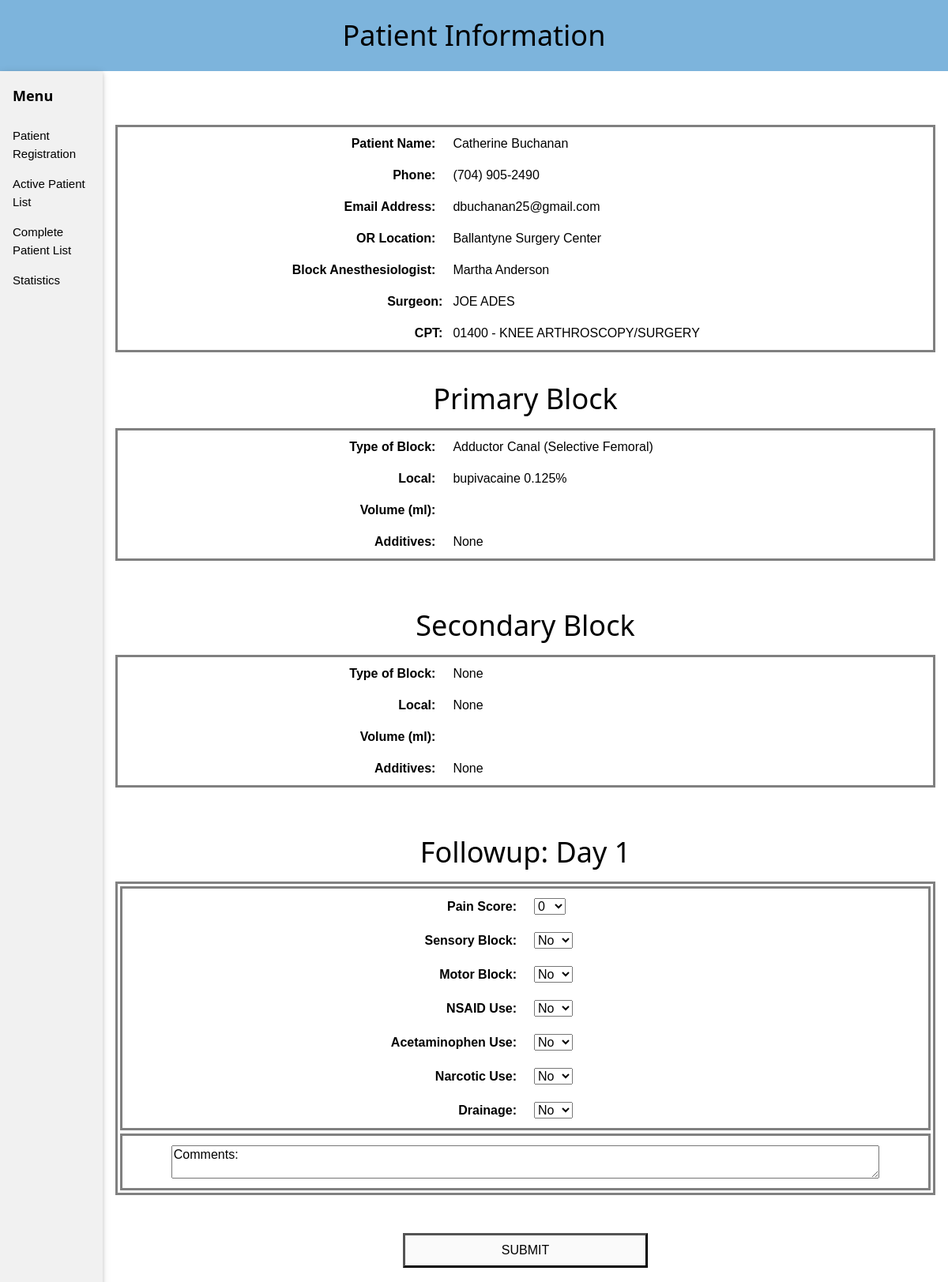
Screenshot of /specificpatient2.php?p=11 (signed in) with the database file from the repository.
### tables this page shows
CREATE TABLE `patients` (
  `id` int(11) NOT NULL,
  `fname` varchar(20) NOT NULL,
  `lname` varchar(30) NOT NULL,
  `phone` varchar(14) NOT NULL,
  `email` varchar(50) NOT NULL,
  `orlocID` int(11) NOT NULL,
  `anesthesiologistID` int(11) NOT NULL,
  `surgeonID` int(11) NOT NULL,
  `cptID` int(11) NOT NULL,
  `block1ID` int(11) NOT NULL,
  `drug1ID` int(11) NOT NULL,
  `vol1` int(11) NOT NULL,
  `addi1` varchar(50) DEFAULT NULL,
  `block2ID` int(11) NOT NULL,
  `drug2ID` int(11) NOT NULL,
  `vol2` int(11) NOT NULL,
  `addi2` varchar(50) DEFAULT NULL,
  `hournumber` int(11) NOT NULL,
  `daynumber` int(11) NOT NULL,
  `monthnumber` int(11) NOT NULL,
  `yearnumber` int(11) NOT NULL,
  `active` tinyint(1) NOT NULL,
  `painscore1` int(11) NOT NULL DEFAULT '-1',
  `motorblock1` tinyint(1) NOT NULL,
  `sensoryblock1` tinyint(1) NOT NULL,
  `nsaids1` tinyint(1) NOT NULL,
  `acetaminophen1` tinyint(1) NOT NULL,
  `narcotics1` tinyint(1) NOT NULL,
  `drainage1` int(11) NOT NULL,
  `comments1` varchar(300) NOT NULL,
  `painscore2` int(11) NOT NULL DEFAULT '-1',
  `sensoryblock2` tinyint(1) NOT NULL,
  `motorblock2` tinyint(1) NOT NULL,
  `nsaids2` tinyint(1) NOT NULL,
  `acetaminophen2` tinyint(1) NOT NULL,
  `narcotics2` tinyint(1) NOT NULL,
  `drainage2` tinyint(1) NOT NULL,
  `comments2` varchar(300) NOT NULL,
  `hournumberdone` int(11) NOT NULL,
  `daynumberdone` int(11) NOT NULL,
  `monthnumberdone` int(11) NOT NULL
);

CREATE TABLE `locations` (
  `id` int(11) NOT NULL,
  `location` varchar(80) NOT NULL
);

CREATE TABLE `users` (
  `id` int(11) NOT NULL DEFAULT '0',
  `last` varchar(20) DEFAULT NULL,
  `first` varchar(20) DEFAULT NULL,
  `username` varchar(5) DEFAULT NULL,
  `pass` char(40) DEFAULT NULL,
  `physician` tinyint(1) NOT NULL
);

CREATE TABLE `surgeons` (
  `surgeonLast` varchar(50) NOT NULL,
  `surgeonFirst` varchar(50) NOT NULL,
  `surgeonID` int(11) NOT NULL
);

CREATE TABLE `asa` (
  `id` int(11) NOT NULL,
  `asaCode` varchar(15) NOT NULL,
  `cptDescriptor` varchar(70) NOT NULL
);

CREATE TABLE `blocks` (
  `id` int(11) NOT NULL,
  `block` varchar(50) NOT NULL
);

CREATE TABLE `drug` (
  `id` int(11) NOT NULL,
  `med` varchar(50) NOT NULL
);

### specificpatient2.php (the view, shortened to what this page needs)
<?php
if (!isset($_SESSION['username']))
{
   require_once ('includes/login_functions.inc.php');
   $url = absolute_url();
   header("Location: $url");
   exit();
}
else
{
   $winwidth = $_SESSION['w'];
   $ptnum = $_GET['p'];
?>
<?php
$sp = "SELECT a.id, a.fname, a.lname, a.phone, a.email, b.location, c.surgeonFirst, c.surgeonLast, d.first, d.last, ".
      "       e.cptDescriptor, e.asaCode, f.block as block1, g.med as med1, h.block as block2, i.med as med2, a.monthnumber, a.daynumber, ".
      "       a.painscore1, a.painscore2 ".
      "FROM patients AS a ".
      "INNER JOIN locations AS b ON a.orlocID=b.id ".
      "INNER JOIN surgeons AS c ON a.surgeonID=c.surgeonID ".
      "INNER JOIN users AS d ON a.anesthesiologistID=d.id ".
      "INNER JOIN asa AS e ON a.cptID=e.id ".
      "INNER JOIN blocks AS f ON a.block1ID=f.id ".
      "INNER JOIN drug AS g ON g.id=a.drug1ID ".
      "INNER JOIN blocks AS h ON a.block2ID=h.id ".
      "INNER JOIN drug AS i ON i.id=a.drug2ID ".
      "WHERE a.id=".$ptnum;
$spa = mysqli_query($dbc, $sp);
$spb = mysqli_fetch_array($spa);
echo'
<html>
<title>Block</title>
<head>
    <meta name="viewport" content="width=device-width, initial-scale=1.0">
    <style>
    .row:after
    {
        content: "";
        display: table;
        clear: both;
    }
    </style>
<link rel="stylesheet" href="styles/stylew3.css" type="text/css">
</head>
<body>
<div class="row" style="background-color:#7db4dc;">
  <center><img src="includes/ProvidenceSmall.png" alt="PAA" height='.($winwidth*0.2369*.5*.7).'; width='.($winwidth*.5*.7).';" /></center>
  <div class="w3-padding w3-center"><h1>Patient Information</h1></div>
</div>
<div class="w3-sidebar w3-bar-block w3-light-grey w3-card" style="width:130px">
  <h5 class="w3-bar-item"><b>Menu</b></h5>
  <button class="w3-bar-item w3-button tablink" onclick="window.location.href=\'registration.php\'">Patient Registration</button>
  <button class="w3-bar-item w3-button tablink" onclick="window.location.href=\'patientinfo.php\'">Active Patient List</button>
  <button class="w3-bar-item w3-button tablink" onclick="window.location.href=\'comPtList.php\'">Complete Patient List</button>
  <button class="w3-bar-item w3-button tablink" onclick="window.location.href=\'statistics.php\'">Statistics</button>
</div>
<div style="margin-left:130px">
<br><br>
<div id="PtList" class="w3-container reg">';
if ($_SESSION['w'] > 925)
{
    echo'
        <br>
        <table style="border-style:solid; width:60%; margin-left:auto; margin-right:auto;">';
}
else
{
    echo'
        <br>
        <table style="border-style:solid; width:100%; margin-left:auto; margin-right:auto;">';
}
echo'
    <tr>
        <td style="width:40%; border:none; text-align:right; padding:10px;">
        <b>Patient Name:</b>
        <td style="width:60%; padding:10px;">'.
            $spb['fname'].' '.$spb['lname'].'
        </td>
    </tr>
    <tr>
        <td style="width:40%; border:none; text-align:right; padding:10px;">
        <b>Phone:</b>
        </td>
        <td style="width:60%; padding:10px;">'.
            $spb['phone'].'
        </td>
    </tr>
    <tr>
        <td style="width:40%; border:none; text-align:right; padding:10px;">
            <b>Email Address:</b>
        </td>
        <td style="width:60%; padding:10px;">'
            .$spb['email'].'
        </td>
    </tr>
    <tr>
        <td style="width:40%; text-align:right; padding:10px">
        <b>OR Location:</b>
        </td>
        <td style="width:60%; border:none; align:center; padding:10px">'.
            $spb['location'].'
        </td>
     </tr>
     <tr>
        <td style="width:40%; border:none; text-align:right; padding:10px;">
            <b>Block Anesthesiologist:</b>
        </td>
        <td style="border:none; width:60%; padding:10px">'.
            $spb['first'].' '.$spb['last'].'
        </td>
    </tr>
    </tr>
        <td style="width:40%; border:none; text-align:right">
            <b>Surgeon:</b>
        </td>
        <td style="border:none; width:60%; padding:10px">'.
            $spb['surgeonFirst'].' '.$spb['surgeonLast'].'
        </td>
     </tr>
     <tr>
        <td style="width:40%; border:none; text-align:right">
            <b>CPT:</b>
        </td>
        <td style="border:none; width:60%; padding:10px">'.
            $spb['asaCode'].' - '.$spb['cptDescriptor'].
        '</td>
    </tr>
</table>
<br>
<center>
<h1 class="h1log" style="text-align:left color:#000000">Primary Block</h1>';
if ($_SESSION['w'] > 925)
{
    echo'
    <table style="border-style:solid; width:60%; margin-left:auto; margin-right:auto;">';
}
else
{
    echo'
    <table style="border-style:solid; width:100%; margin-left:auto; margin-right:auto;">';
}
echo'
    <tr>
        <td style="width:40%; border:none; text-align:right; padding:10px">
            <b>Type of Block:</b>
        </td>
        <td style="border:none; width:60%; padding:10px">'.
            $spb['block1'].'
        </td>
    </tr>
    <tr>
        <td style="width:40%; border:none; text-align:right; padding:10px;">
            <b>Local:</b>
        </td>
        <td style="border:none; width:60%; padding:10px">'.
            $spb['med1'].'
        </td>
    </tr>
    <tr>
        <td style="width:40%; border:none; text-align:right; padding:10px">
            <b>Volume (ml):</b>
        </td>
        <td style="width:60%; padding:10px">'.
            $_SESSION['volume1'].'
        </td>
    </tr>
    <tr>
        <td style="width:40%; border:none; text-align:right; padding:10px;">
                <b>Additives:</b>
        </td>';
    if (isset($_SESSION['addi1']))
    {
       foreach($_SESSION['addi1'] as $a1)
       {
           switch($a1)
           {
                case "epi100":
                    $a11 = "Epinephrine 1:100,000";
                    break;
                case "epi200":
                    $a11 = "Epinephrine 1:200,000";
                    break;
                case "clonidine":
                    $a11 = "Clonidine";
                    break;
                case "dex":
                    $a11 = "Dexmedetomidine";
                    break;
                case "decadron":
                    $a11 = "Decadron";
                    break;
           }
           echo '<td style="width:60%; padding:10px">'.$a11.'</td></tr><tr><td style="width:40%; padding:10px"></td>';
       }
    }
    else
    {
        echo '<td style="width:60%; padding:10px">None</td>';
    }
echo'
        </tr>
    </table>
    <br>
    <br>';
if (isset($spb['block2']))
{
echo'
<center>
    <h1 class="h1log" style="text-align:left color:#000000">Secondary Block</h1>';
    if ($_SESSION['w'] > 925)
    {
        echo'
        <table style="border-style:solid; width:60%; margin-left:auto; margin-right:auto;">';
    }
    else
    {
        echo'
        <table style="border-style:solid; width:100%; margin-left:auto; margin-right:auto;">';
    }
    echo'
        <tr>
            <td style="width:40%; border:none; text-align:right; padding:10px">
                <b>Type of Block:</b>
            </td>
            <td style="border:none; width:60%; padding:10px">'.
                $spb['block2'].'
            </td>
        </tr>
        <tr>
            <td style="width:40%; border:none; text-align:right; padding:10px;">
                <b>Local:</b>
            </td>
            <td style="border:none; width:60%; padding:10px">'.
                $spb['med2'].'
            </td>
        </tr>
        <tr>
            <td style="width:40%; border:none; text-align:right; padding:10px">
                <b>Volume (ml):</b>
            </td>
            <td style="width:60%; padding:10px">'.
                $_SESSION['volume2'].'
            </td>
        </tr>
        <tr>
            <td style="width:40%; border:none; text-align:right; padding:10px;">
                    <b>Additives:</b>
            </td>';
        if (isset($_SESSION['addi2']))
        {
           foreach($_SESSION['addi2'] as $a2)
           {
               switch($a2)
               {
                    case "epi100":
                        $a22 = "Epinephrine 1:100,000";
                        break;
                    case "epi200":
                        $a22 = "Epinephrine 1:200,000";
                        break;
                    case "clonidine":
                        $a22 = "Clonidine";
                        break;
                    case "dex":
                        $a22 = "Dexmedetomidine";
                        break;
                    case "decadron":
                        $a22 = "Decadron";
                        break;
               }
               echo '<td style="width:60%; padding:10px">'.$a22.'</td></tr><tr><td style="width:40%; padding:10px"></td>';
           }
        }
        else
        {
            echo '<td style="width:60%; padding:10px">None</td>';
        }
}
echo'
        </tr>
    </table>
    <br><br>
    <center>';
if ($spb['painscore1'] > -1 && $spb['painscore2'] > -1)
{
}
else
{
    echo'
    <h1 class="h1log" style="text-align:left color:#000000">Followup: Day 1</h1>
    <form action="action_page_day1.php" method="post">';
    if ($_SESSION['w'] > 925)
    {
        echo'
        <table style="border-style:solid; width:60%; margin-left:auto; margin-right:auto;">';
    }
    else
    {
        echo'
        <table style="border-style:solid; width:100%; margin-left:auto; margin-right:auto;">';
    }
    echo'
    <tr>
    <td>
    <table style="border-style:solid; width:100%; margin-left:auto; margin-right:auto;">
        <tr>
            <td style="width:50%; border:none; text-align:right; padding:10px">
                <b>Pain Score: </b>
            </td>
            <td style="width:50%; border:none; padding:10px">
            <select name="pain1">';
            for ($x=0; $x<11; $x++)
            {
               echo '<option value='.$x.'>'.$x.'</option>';
            }
    echo'
            </select>
            </td>
        </tr>
        <tr>
            <td style="width:50%; border:none; text-align:right; padding:10px">
                <b>Sensory Block: </b>
            </td>
            <td style="width:50%; border:none; padding:10px">
            <select name="sensoryblock1">
               <option value="no">No</option><option value="yes">Yes</option>
            </select>
            </td>
        </tr>
        <tr>
            <td style="width:50%; border:none; text-align:right; padding:10px">
                <b>Motor Block: </b>
            </td>
            <td style="width:50%; border:none; padding:10px">
            <select name="motorblock1">
               <option value="no">No</option><option value="yes">Yes</option>
            </select>
            </td>
        </tr>
        <tr>
            <td style="width:50%; border:none; text-align:right; padding:10px">
                <b>NSAID Use: </b>
            </td>
            <td style="width:50%; border:none; padding:10px">
            <select name="nsaids1">
               <option value="no">No</option><option value="yes">Yes</option>
            </select>
            </td>
        </tr>
        <tr>
            <td style="width:50%; border:none; text-align:right; padding:10px">
                <b>Acetaminophen Use: </b>
            </td>
            <td style="width:50%; border:none; padding:10px">
            <select name="acetaminophen1">
               <option value="no">No</option><option value="yes">Yes</option>
            </select>
            </td>
        </tr>
        <tr>
            <td style="width:50%; border:none; text-align:right; padding:10px">
                <b>Narcotic Use: </b>
            </td>
            <td style="width:50%; border:none; padding:10px">
            <select name="narcotic1">
               <option value="no">No</option><option value="yes">Yes</option>
            </select>
            </td>
        </tr>
        <tr>
            <td style="width:50%; border:none; text-align:right; padding:10px">
                <b>Drainage: </b>
            </td>
            <td style="width:50%; border:none; padding:10px">
            <select name="drainage1">
               <option value="no">No</option><option value="yes">Yes</option>
            </select>
            </td>
        </tr>
    </table>
    </td>
    </tr>
    <tr>
    <td>
    <table style="border-style:solid; width:100%; margin-left:auto; margin-right:auto;">
        <tr>
            <td style="width:100%; padding:10px; margin-left:auto; margin-right:auto;">
                <textarea style="width: 90%; height: 10%; margin: 0 auto; display: block;" name="comments1">'.
                'Comments: '.
                '</textarea>
            </td>
        </tr>
    </table>
    </td>
    </tr>
    </table>
    <br><br>
    <table style="width:100%">
        <tr>
            <td align="center">
            <input type="submit" name="day1" value="SUBMIT" class="btn">
            </td>
        </tr>
    </table>
    </form>
    </div>';
}
?>
<?php
echo'
</body>
</html>';
}
?>

### rows the page displays
patients: fname "Catherine", lname "Buchanan", phone "(704) 905-2490", email "dbuchanan25@gmail.com", locations.location "Ballantyne Surgery Center", users.first "Martha", users.last "Anderson", surgeonID.surgeonFirst "JOE", surgeonID.surgeonLast "ADES", asa.asaCode "01400", asa.cptDescriptor "KNEE ARTHROSCOPY/SURGERY", blocks.block "Adductor Canal (Selective Femoral)", drug.med "bupivacaine 0.125%", blocks.block "None", drug.med "None"

### other values shown
form field pain1 "0"
